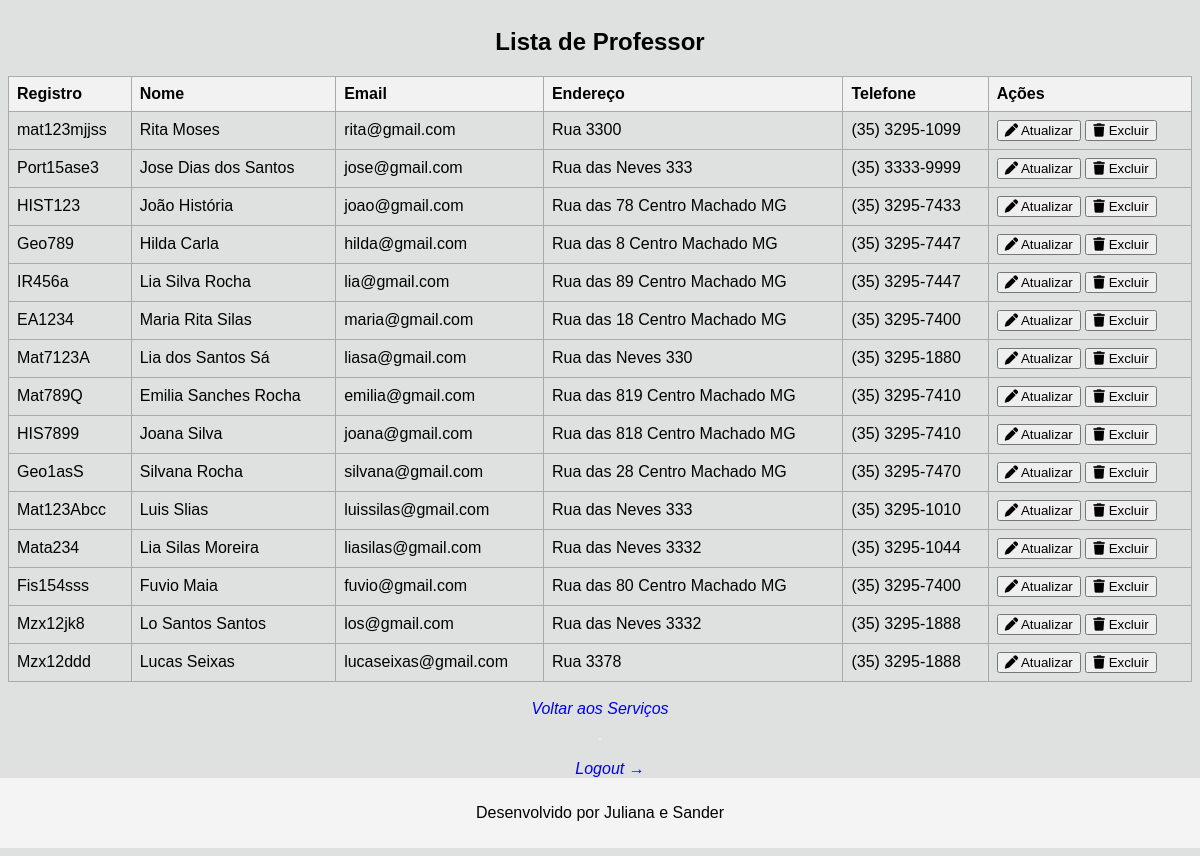
The app's page /index.php?controller=professor&action=list (signed in) with its own data.
### tables this page shows
CREATE TABLE IF NOT EXISTS `professor` (
  `id_professor` int(11) NOT NULL AUTO_INCREMENT,
  `registroProfessor` varchar(100) NOT NULL,
  `nome` varchar(100) NOT NULL,
  `email` varchar(100) NOT NULL,
  `endereco` varchar(100) NOT NULL,
  `telefone` varchar(45) NOT NULL,
  `senha` varchar(255) NOT NULL,
  PRIMARY KEY (`id_professor`)
);

### controllers/Professor_controller.php (called while the page is built, shortened)
<?php
require_once __DIR__ . '/../models/Professor_model.php';
class Professor_controller
{
    private $professorModel;
    public function __construct($conexao) {
        $this->conexao = $conexao;
        $this->professorModel = new ProfessorModel($this->conexao);
    }
    public function list() {
        $professores = $this->professorModel->getAllProfessores();
        include __DIR__ . '/../views/professor/List.php';
    }
}

### models/Professor_model.php (called while the page is built, shortened)
<?php
class ProfessorModel {
    private $db;
    public function __construct($conexao) {
        $this->db = $conexao;
    }
    public function getAllProfessores() {
        $stmt = $this->db->query("SELECT * FROM professor");
        return $stmt->fetchAll(PDO::FETCH_ASSOC);
    }
}
?>

### views/professor/List.php (the view, shortened to what this page needs)
<!DOCTYPE html>
<html lang="pt-BR">
<head>
    <link rel="stylesheet" href="public/css/style.css"> <link rel="stylesheet" href="https://cdnjs.cloudflare.com/ajax/libs/font-awesome/6.0.0/css/all.min.css"
 />
</head>
<body class="servicos_forms">
    <h2>Lista de Professor</h2>
    <table border="1" cellpadding="5" cellspacing="0">
        <thead>
            <tr>
                <th>Registro</th>
                <th>Nome</th>
                <th>Email</th>
                <th>Endereço</th>
                <th>Telefone</th>
                <th>Ações</th>
            </tr>
        </thead>
        <tbody>
            <?php if (isset($professores) && !empty($professores)): ?>
                <?php foreach ($professores as $professor): ?>
                    <tr>
                        <td><?= htmlspecialchars($professor['registroProfessor']) ?></td>
                        <td><?= htmlspecialchars($professor['nome']) ?></td>
                        <td><?= htmlspecialchars($professor['email']) ?></td>
                        <td><?= htmlspecialchars($professor['endereco']) ?></td>
                        <td><?= htmlspecialchars($professor['telefone']) ?></td>
                        <td id='buttons-wrapper'>
                            <button onclick="atualizarProfessor(<?= htmlspecialchars($professor['id_professor']) ?>)" class="edit-button">
                                <i class='fa-solid fa-pen'></i> Atualizar
                            </button>
                            <button onclick="excluirProfessor(<?= htmlspecialchars($professor['id_professor']) ?>, '<?= htmlspecialchars($professor['nome']) ?>')" class="delete-button">
                                <i class='fa-solid fa-trash'></i> Excluir
                            </button>
                        </td>
                    </tr>
                <?php endforeach; ?>
            <?php else: ?>
                <tr>
                    <td colspan='6'>Nenhum professor encontrado.</td>
                </tr>
            <?php endif; ?>
        </tbody>
    </table>
    <br>
    <a href="index.php?controller=professor&action=showServicesPage">Voltar aos Serviços</a>
    <hr>
    <a href="index.php?controller=auth&action=logout" style="margin-left:20px;">Logout →</a>
</body>
<footer>
    <p>Desenvolvido por Juliana e Sander</p>
</footer>
</html>

### public/css/style.css (style rules this page uses)
footer { margin-top: auto; margin-bottom: 0%; text-align: center; padding: 10px; background-color: #f4f4f4; max-width: 100%; width: 100%; }
hr { border: 1px solid #eee; margin: 20px 0; }
a { text-decoration: none; font-style: italic; }
.servicos_forms { background-color: #dee1df; display: flex; flex-direction: column; min-height: 100vh; align-items: center; font-family: sans-serif; }
table { width: 100%; border-collapse: collapse; font-size: sans-serif; }
th, td { border: 1px solid #aaa; padding: 8px; text-align: left; }
th { background-color: #f2f2f2; font-weight: bold; }
tbody tr { border-bottom: 1px solid #aaa; }
tbody tr:last-child { border-bottom: none; }

### records on screen
professor: registroProfessor "mat123mjjss", nome "Rita Moses", email "rita@gmail.com", endereco "Rua 3300", telefone "(35) 3295-1099"
professor: registroProfessor "Port15ase3", nome "Jose Dias dos Santos", email "jose@gmail.com", endereco "Rua das Neves 333", telefone "(35) 3333-9999"
professor: registroProfessor "HIST123", nome "João História", email "joao@gmail.com", endereco "Rua das 78 Centro Machado MG", telefone "(35) 3295-7433"
professor: registroProfessor "Geo789", nome "Hilda Carla", email "hilda@gmail.com", endereco "Rua das 8 Centro Machado MG", telefone "(35) 3295-7447"
professor: registroProfessor "IR456a", nome "Lia Silva Rocha", email "lia@gmail.com", endereco "Rua das 89 Centro Machado MG", telefone "(35) 3295-7447"
professor: registroProfessor "EA1234", nome "Maria Rita Silas", email "maria@gmail.com", endereco "Rua das 18 Centro Machado MG", telefone "(35) 3295-7400"
professor: registroProfessor "Mat7123A", nome "Lia dos Santos Sá", email "liasa@gmail.com", endereco "Rua das Neves 330", telefone "(35) 3295-1880"
professor: registroProfessor "Mat789Q", nome "Emilia Sanches Rocha", email "emilia@gmail.com", endereco "Rua das 819 Centro Machado MG", telefone "(35) 3295-7410"
professor: registroProfessor "HIS7899", nome "Joana Silva", email "joana@gmail.com", endereco "Rua das 818 Centro Machado MG", telefone "(35) 3295-7410"
professor: registroProfessor "Geo1asS", nome "Silvana Rocha", email "silvana@gmail.com", endereco "Rua das 28 Centro Machado MG", telefone "(35) 3295-7470"
professor: registroProfessor "Mat123Abcc", nome "Luis Slias", email "luissilas@gmail.com", endereco "Rua das Neves 333", telefone "(35) 3295-1010"
professor: registroProfessor "Mata234", nome "Lia Silas Moreira", email "liasilas@gmail.com", endereco "Rua das Neves 3332", telefone "(35) 3295-1044"
professor: registroProfessor "Fis154sss", nome "Fuvio Maia", email "fuvio@gmail.com", endereco "Rua das 80 Centro Machado MG", telefone "(35) 3295-7400"
professor: registroProfessor "Mzx12jk8", nome "Lo Santos Santos", email "los@gmail.com", endereco "Rua das Neves 3332", telefone "(35) 3295-1888"
professor: registroProfessor "Mzx12ddd", nome "Lucas Seixas", email "lucaseixas@gmail.com", endereco "Rua 3378", telefone "(35) 3295-1888"
